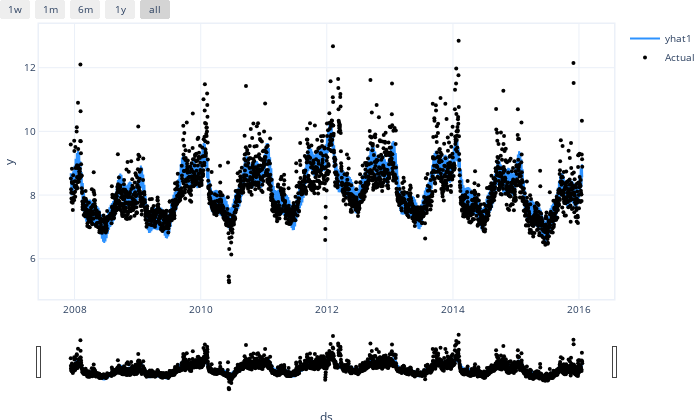

Notebook cell for this chart:
### Code cell
m.plot(forecast)

### Figure 1 — Plotly figure (JSON) as saved in the notebook; plotly's stock layout.template omitted (floating-point values rounded to 4 significant figures; data arrays with more than 128 entries replaced by an {"elided": "..."} marker saying what was removed)
{"data": [{"fill": "none", "line": {"color": "rgba(45, 146, 255, 1.0)", "width": 2}, "mode": "lines", "name": "yhat1", "type": "scatter", "x": {"elided": "2964 str values"}, "y": {"elided": "2964 float values"}}, {"marker": {"color": "black", "size": 4}, "mode": "markers", "name": "Actual", "type": "scatter", "x": {"elided": "2964 str values"}, "y": {"elided": "2964 float values"}}], "layout": {"autosize": true, "font": {"size": 10}, "height": 420, "hovermode": "x unified", "margin": {"b": 0, "l": 0, "pad": 0, "r": 10, "t": 10}, "showlegend": true, "title": {"font": {"size": 12}}, "width": 700, "xaxis": {"linewidth": 1.5, "mirror": true, "rangeselector": {"buttons": [{"count": 7, "label": "1w", "step": "day", "stepmode": "backward"}, {"count": 1, "label": "1m", "step": "month", "stepmode": "backward"}, {"count": 6, "label": "6m", "step": "month", "stepmode": "backward"}, {"count": 1, "label": "1y", "step": "year", "stepmode": "backward"}, {"step": "all"}]}, "rangeslider": {"visible": true}, "showline": true, "title": {"text": "ds"}, "type": "date"}, "yaxis": {"linewidth": 1.5, "mirror": true, "showline": true, "title": {"text": "y"}}}}
